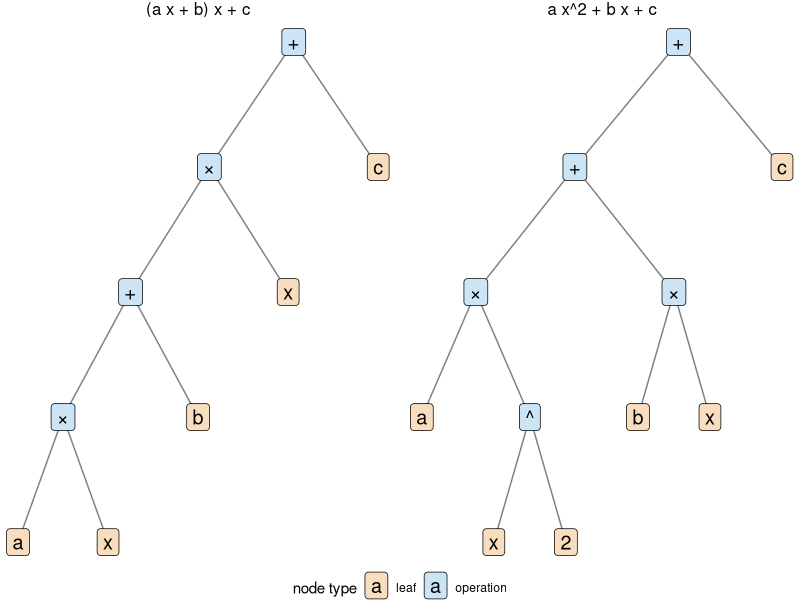

The R script that drew this image:
## ---- chunk 1
#| label: parse-trees-alt
#| include: false
fig_alt <- paste(
  "Two parse trees, drawn with the root at the top.",
  "In the left tree the root plus has children times and the leaf c.",
  "That times has children plus and the leaf x.",
  "The plus below it has children times and the leaf b,",
  "and that times has the leaves a and x.",
  "In the right tree the root plus has children plus and the leaf c.",
  "That plus has two children, both times.",
  "The first times has the leaf a and a power node with leaves x and 2.",
  "The second times has the leaves b and x."
)
## ---- chunk 2
#| label: parse-trees-plot
#| fig-alt: !expr fig_alt
#| fig-height: 4
# Each tree is a nested list: the first element is the node's label,
# and the remaining elements are its children.
times <- intToUtf8(215)
trees <- list(
  "(a x + b) x + c" = list(
    "+",
    list(times, list("+", list(times, "a", "x"), "b"), "x"),
    "c"
  ),
  "a x^2 + b x + c" = list(
    "+",
    list(
      "+",
      list(times, "a", list("^", "x", "2")),
      list(times, "b", "x")
    ),
    "c"
  )
)

# Leaves sit at consecutive x positions;
# each operation sits above the mean of its children.
layout_tree <- function(node, depth = 0, next_x = 0) {
  if (!is.list(node)) {
    return(list(
      nodes = data.frame(label = node, x = next_x, y = -depth, is_leaf = TRUE),
      edges = NULL,
      next_x = next_x + 1
    ))
  }
  nodes <- NULL
  edges <- NULL
  child_x <- numeric()
  for (child in node[-1]) {
    sub <- layout_tree(child, depth + 1, next_x)
    next_x <- sub$next_x
    child_x <- c(child_x, sub$nodes$x[1])
    edges <- rbind(
      edges,
      sub$edges,
      data.frame(x = NA_real_, y = -depth, xend = sub$nodes$x[1], yend = sub$nodes$y[1])
    )
    nodes <- rbind(nodes, sub$nodes)
  }
  me <- data.frame(label = node[[1]], x = mean(child_x), y = -depth, is_leaf = FALSE)
  edges$x[is.na(edges$x)] <- me$x
  list(nodes = rbind(me, nodes), edges = edges, next_x = next_x)
}

laid_out <- lapply(trees, layout_tree)
tree_nodes <- do.call(rbind, Map(
  function(res, name) cbind(res$nodes, tree = name),
  laid_out,
  names(trees)
))
tree_edges <- do.call(rbind, Map(
  function(res, name) cbind(res$edges, tree = name),
  laid_out,
  names(trees)
))
tree_nodes$kind <- ifelse(tree_nodes$is_leaf, "leaf", "operation")
tree_nodes$tree <- factor(tree_nodes$tree, levels = names(trees))
tree_edges$tree <- factor(tree_edges$tree, levels = names(trees))

ggplot2::ggplot() +
  ggplot2::geom_segment(
    data = tree_edges,
    ggplot2::aes(x = x, y = y, xend = xend, yend = yend),
    colour = "grey50"
  ) +
  ggplot2::geom_label(
    data = tree_nodes,
    ggplot2::aes(x = x, y = y, label = label, fill = kind),
    size = 5,
    linewidth = 0
  ) +
  ggplot2::scale_fill_manual(
    values = c(operation = "#CCE5F6", leaf = "#F9DDBF")
  ) +
  ggplot2::facet_wrap(~tree, scales = "free_x") +
  ggplot2::labs(fill = "node type") +
  ggplot2::theme_void() +
  ggplot2::theme(
    legend.position = "bottom",
    strip.text = ggplot2::element_text(size = 12)
  )
